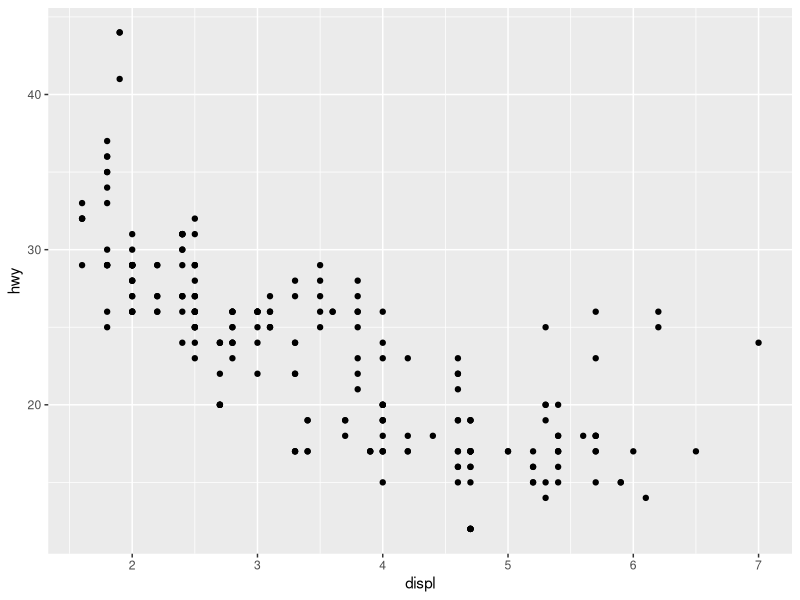
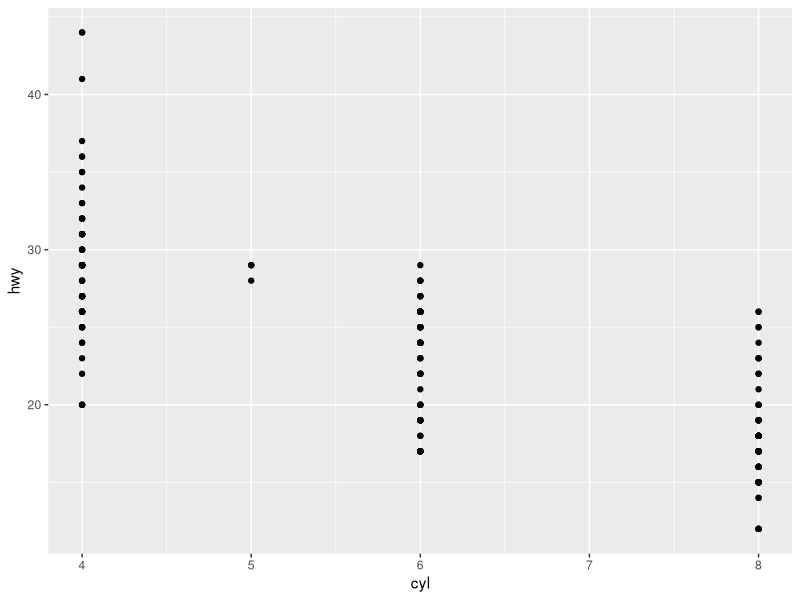
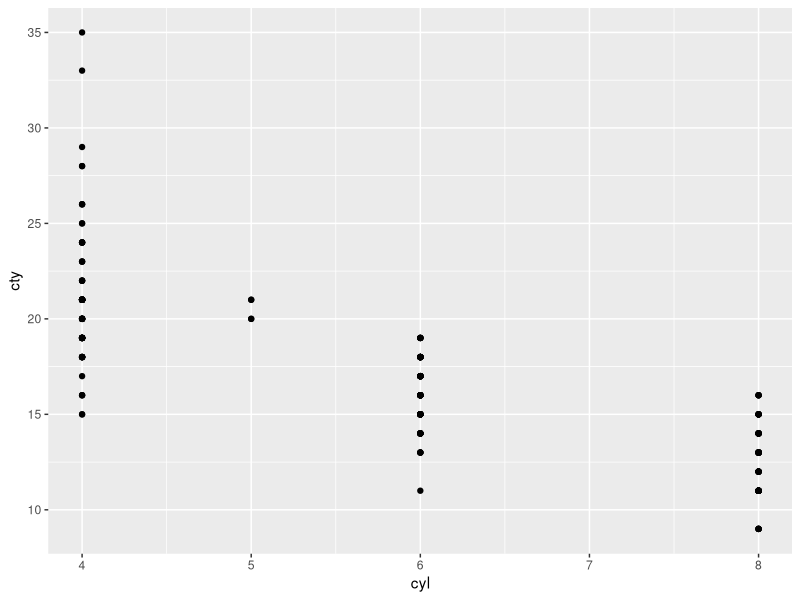
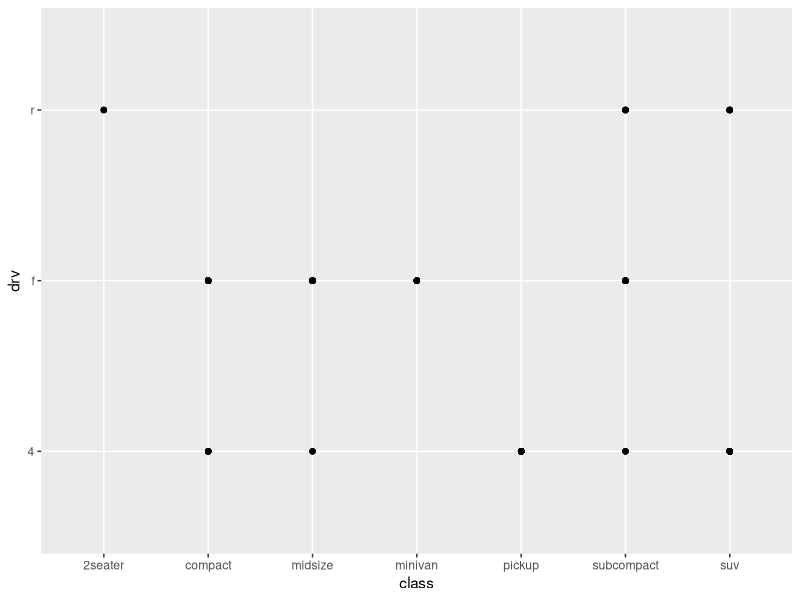
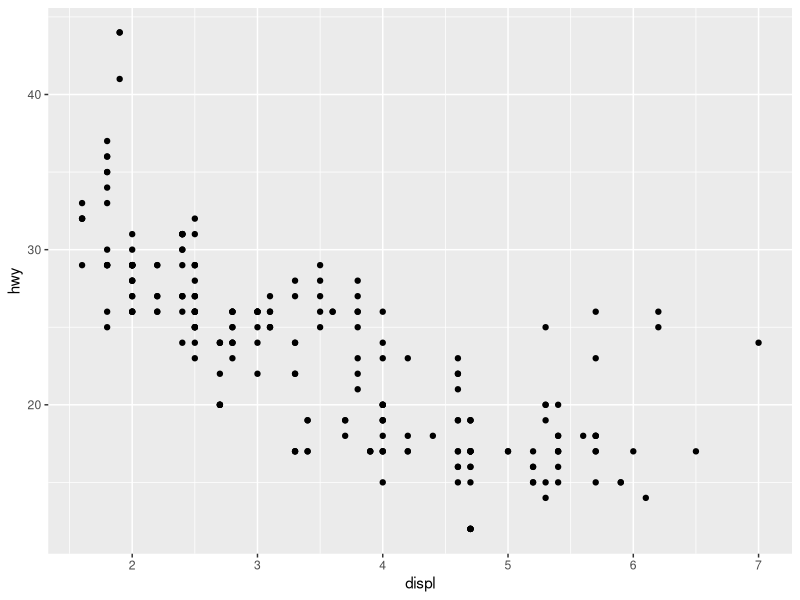
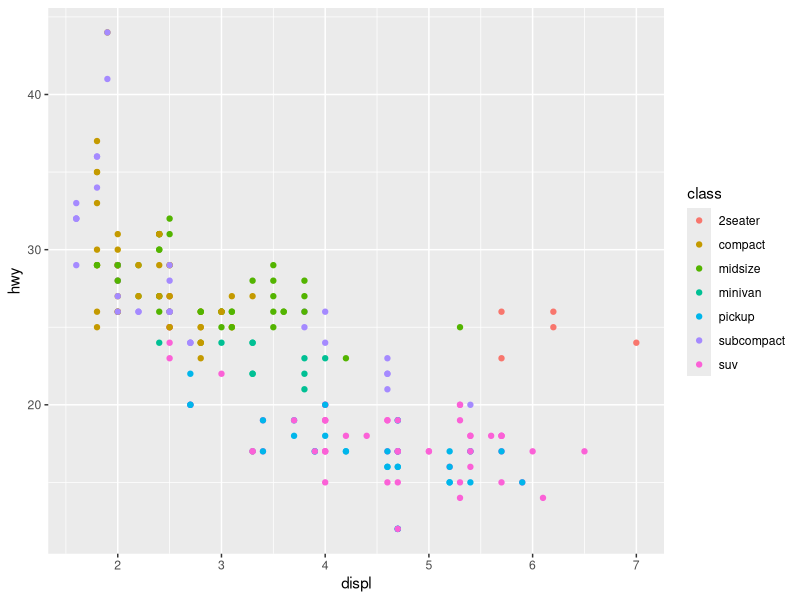
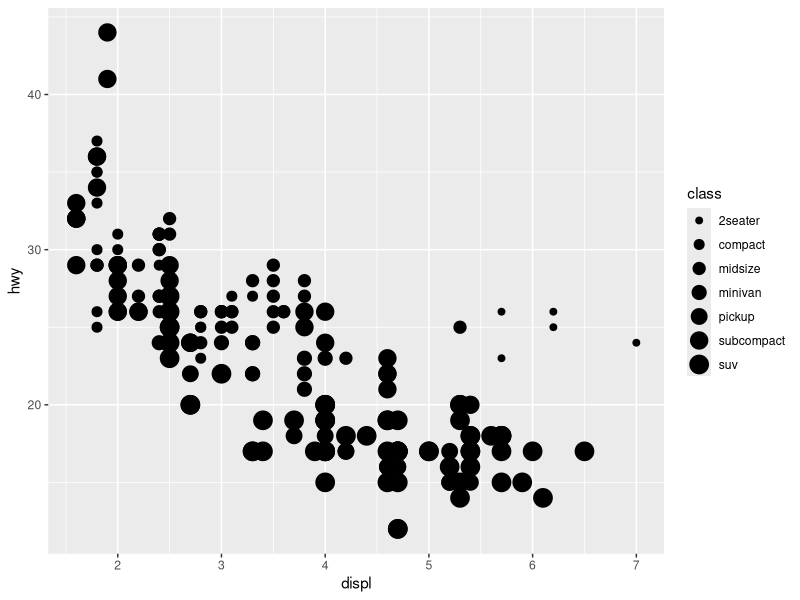
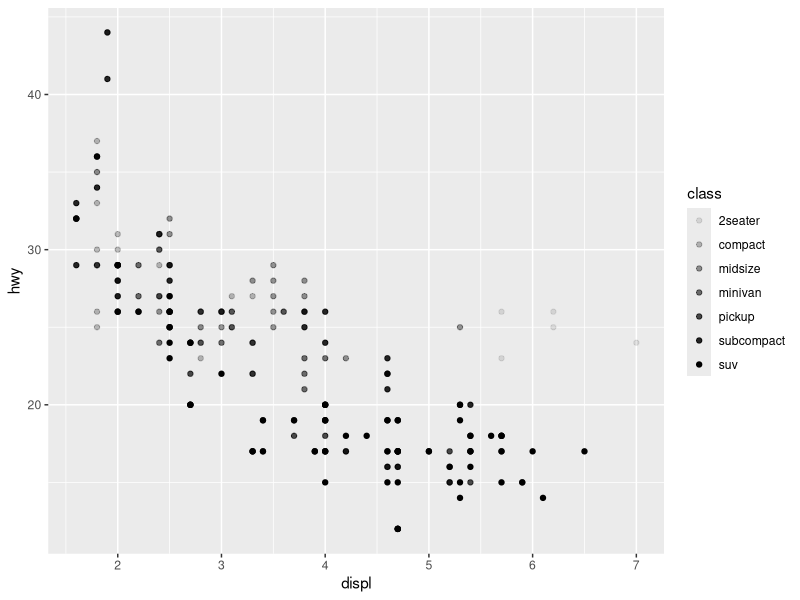

The R source for these figures, in order: (Note: this script raises an error after producing the figures.)
## ---- chunk 1
knitr::opts_chunk$set(echo = TRUE)
## ---- chunk 2
library(tidyverse)
library(modeldata)
library(ggplot2)

## ---- chunk 3
#levanto data de prueba
data("mpg")
data("diamonds")

ggplot2::mpg #base de datos de coches
view(mpg) #otra forma de verlo completo

#diccionario de datos
help(mpg) #otra forma de verlo completo

#describe la estructura de un dataset
dput(mpg)
## ---- chunk 4
#OTRA FORMA DE DIBUJAR con libreria esquisse
#library(esquisse) #par ejecutar esquisser()

#demo equisser
#esquisser()
## ---- chunk 5
#install.packages("tsviz")

#library(tsviz)

#p <- tsviz::crypto_prices

#tsviz::tsviz()
## ---- chunk 6
#los coches con motor más grande consumen mas combustible
#que los coches con motor más pequeño?
#La relación consumo/tamaño es lineal? Es no lineal?
#Es positiva? Es negativa?


#PLANTILLA PARA HACER UNA REPRESENTACION GRAFICA CON GGPLOT
#ggplot(data=<DATA_FRAME>) +
#  <GEOM_FUNCTION>(mapping= aes(<MAPPINGS>))

#displ: tamaño del motor del coche en litros
#hwy: número de millas de  autopista por galón de combustible (3.78541 litros)

#tamaño del motor "displ" vs número de millas de  autopista por galón de combustible "hwy"
ggplot(data=mpg) +
  geom_point(mapping=aes(x=displ,y=hwy))
## ---- chunk 7
#número de cilindros "cyl" vs número de millas de  autopista por galón de combustible "hwy"
ggplot(data=mpg) +
  geom_point(mapping=aes(x=cyl,y=hwy))
## ---- chunk 8
#número de cilindros "cyl" vs número de millas en ciudad por galón "cty"
ggplot(data=mpg) +
  geom_point(mapping=aes(x=cyl,y=cty))
## ---- chunk 9
#tipo de coche "class" vs tipo de tren de manejo "drv"
ggplot(data=mpg) +
  geom_point(mapping=aes(x=class,y=drv))
## ---- chunk 10
#tamaño del motor "displ" vs número de millas de  autopista por galón de combustible "hwy"
ggplot(data=mpg) +
  geom_point(mapping=aes(x=displ,y=hwy))
## ---- chunk 11
#representando 3 variables:

#haciendo un grafico , representando una tercera variable tipo clase por color en el scater plot:
ggplot(data=mpg)+
  geom_point(mapping=aes(x=displ,y=hwy, color=class))
## ---- chunk 12
#haciendo un grafico , representando una tercera variable tipo clase por tamaño en el scater plot:
ggplot(data=mpg)+
  geom_point(mapping=aes(x=displ,y=hwy, size=class))
## ---- chunk 13
#haciendo un grafico , representando una tercera variable tipo clase por transparencia en el scater plot:
ggplot(data=mpg)+
  geom_point(mapping=aes(x=displ,y=hwy, alpha=class))
## ---- chunk 14
#haciendo un grafico , representando una tercera variable tipo clase por la forma en el scater plot:
ggplot(data=mpg)+
  geom_point(mapping=aes(x=displ,y=hwy, shape=class))
## ---- chunk 15
#eleccion manual de esteticas, va por separado luego de una coma
ggplot(data=mpg) +
  geom_point(mapping=aes(x=displ,y=hwy), color="red")
## ---- chunk 16
#pintar todo de verde
ggplot(data = mpg) +
  geom_point(mapping = aes(x = displ, y = hwy), color = "green")
## ---- chunk 17
#plantilla de formas:
d=data.frame(p=c(0:25))
ggplot() +
  scale_y_continuous(name="") +
  scale_x_continuous(name="") +
  scale_shape_identity() +
  geom_point(data=d, mapping=aes(x=p%%16, y=p%/%16, shape=p), size=5, fill="yellow") +
  geom_text(data=d, mapping=aes(x=p%%16, y=p%/%16+0.25, label=p), size=3)
## ---- chunk 18
#eleccion manual de esteticas, va por separado luego de una coma mas detallada
ggplot(data=mpg) +
  geom_point(mapping=aes(x=displ,y=hwy), shape=23,size=10,color="red",fill="yellow")
## ---- chunk 19
#para graficar separando por colores los que cumplen un requisito
ggplot(data = mpg) +
  geom_point(mapping = aes(x = displ, y = hwy, color=displ <4))
## ---- chunk 20
##FACETS
# facet_wrap(~<FORMULA_VARIABLE>): la variable debe ser discreta
ggplot(data=mpg)+
  geom_point(mapping=aes(x=displ,y=hwy))+
  facet_wrap(~class,nrow=3)
## ---- chunk 21
# facet_grid(<FORMULA_VARIABLE1>~<FORMULA_VARIABLE2>)
ggplot(data=mpg)+
  geom_point(mapping=aes(x=displ,y=hwy))+
  facet_grid(drv~cyl)
## ---- chunk 22
#este metodo seria equivalente al facet_wrap, reemplazando una variable por "."
ggplot(data=mpg)+
  geom_point(mapping=aes(x=displ,y=hwy))+
  facet_grid(.~cyl)
## ---- chunk 23
#dibujando una linea suavizada para ver correlacion
ggplot(data=mpg)+
  geom_smooth(mapping = aes(x=displ,y=hwy))
## ---- chunk 24
#se agrega tipo de linea en una tercera variable
ggplot(data=mpg)+
  geom_smooth(mapping=aes(x=displ,y=hwy,linetype=drv))
## ---- chunk 25
#se agrega tipo de linea en una tercera variable
ggplot(data=mpg)+
  geom_smooth(mapping=aes(x=displ,y=hwy,linetype=drv,color=drv))
## ---- chunk 26
#combinando dos graficos
ggplot(data=mpg)+
  geom_point(mapping = aes(x=displ,y=hwy,linetype=drv,color=drv))+
  geom_smooth(mapping=aes(x=displ,y=hwy,linetype=drv,color=drv))
## ---- chunk 27
#probando con group
ggplot(data=mpg)+
  geom_smooth(mapping = aes(x=displ,y=hwy,group=drv,color=drv),
              show.legend = T)
## ---- chunk 28
#en vez de escribir graficos combinados asi:
ggplot(data=mpg)+
  geom_point(mapping=aes(x=displ,y=hwy))+
  geom_smooth(mapping = aes(x=displ,y=hwy))
## ---- chunk 29
#tambien se pueden hacer asi:
ggplot(data=mpg,mapping=aes(x=displ,y=hwy))+
  geom_point()+
  geom_smooth()

## ---- chunk 30
#otro ejemplo
ggplot(data=mpg,mapping=aes(x=displ,y=hwy))+
  geom_point(mapping=aes(shape=class))+
  geom_smooth(mapping = aes(color=drv))
## ---- chunk 31
#otro ejemplo, mostrando curva solo para un tipo de coche, 
#ademas eliminando el intervalo de confianza de la curva
ggplot(data=mpg,mapping=aes(x=displ,y=hwy))+
  geom_point(mapping=aes(color=class))+
  geom_smooth(data=filter(mpg,class=="suv"),se=F)
## ---- chunk 32
#otro ejemplo
ggplot(data = mpg, mapping = aes(x=displ, y = hwy,color = drv)) + 
  geom_point() + 
  geom_smooth( se = F)
## ---- chunk 33
#tarea1
ggplot(data = mpg, mapping = aes(x=displ, y = hwy)) + 
  geom_point() + 
  geom_smooth( se = F)
## ---- chunk 34
#tarea2
ggplot(data = mpg, mapping = aes(x=displ, y = hwy, group=drv)) + 
  geom_point() + 
  geom_smooth( se = F)
## ---- chunk 35
#tarea3
ggplot(data = mpg, mapping = aes(x=displ, y = hwy, color=drv)) + 
  geom_point() + 
  geom_smooth( se = F)
## ---- chunk 36
#tarea4
ggplot(data = mpg, mapping = aes(x=displ, y = hwy)) + 
  geom_point(aes(color=drv)) + 
  geom_smooth( se = F)
## ---- chunk 37
#tarea5
ggplot(data = mpg, mapping = aes(x=displ, y = hwy) ) + 
  geom_point(mapping = aes(col=drv, shape = drv)) + 
  geom_smooth(mapping = aes(linetype = drv), se=F)
## ---- chunk 38
#tarea6
ggplot(data = mpg, mapping = aes(x=displ, y = hwy) ) + 
  geom_point(mapping = aes(fill = drv), size = 4, 
             shape = 23, col = "white", stroke = 2) 
## ---- chunk 39
#DATA SET DIAMONDS
data(diamonds)
## ---- chunk 40
#DIAGRAMA DE BARRAS a partir de datos transaccionales
ggplot(data=diamonds)+
  geom_bar(mapping = aes(x=cut))
## ---- chunk 41
#se obtiene el mismo diagrama de barras con este otro metodo
ggplot(data=diamonds)+
  stat_count(mapping = aes(x=cut))
## ---- chunk 42
#generando barras a partir de datos transaccionales pero en porcentajes
ggplot(data=diamonds)+
  geom_bar(mapping=aes(x=cut,y=..prop..,group=1))

## ---- chunk 43

#basae con ponderaciones
demo_diamonds<-tribble(
  ~cut, ~freqs,
  "Fair", 1610,
  "Good", 4906,
  "Very Good", 12082,
  "Premium", 13791,
  "Ideal", 21551
)
## ---- chunk 44
#generando barras a partir de datos ponderados
ggplot(data=demo_diamonds)+
  geom_bar(mapping = aes(x=cut,y=freqs),stat="identity")
  xlab("Time of day") + ylab("Total bill") +
  ggtitle("Average bill for 2 people")
## ---- chunk 45
#sin embargo es mejor usar geom_col cuando ya existe la variable ponderada,...
#...se obtendra el mismo resultado que usando la funcion"identity" en geom_bar

#tarea diferencia entre bar y col
ggplot(data=demo_diamonds)+
  geom_col(mapping=aes(x=cut,y=freqs))
## ---- chunk 46
#para graficar maxims minimos y mediana
ggplot(data = diamonds)+
  stat_summary(
    mapping = aes(x=cut,y=depth),
    fun.ymin = min,
    fun.ymax = max,
    fun.y=median,
  )
## ---- chunk 47
#colores y formas de los graficos

#cambiando de color los bordes
ggplot(data=diamonds) +
  geom_bar(mapping = aes(x=cut,colour=cut))
## ---- chunk 48
#cambiando el color de relleno
ggplot(data=diamonds) +
  geom_bar(mapping = aes(x=cut,fill=cut))
## ---- chunk 49
#aprovechando el fill para visualizar una tercera variable.
ggplot(data = diamonds)+
  geom_bar(mapping = aes(x=cut,fill=clarity))
## ---- chunk 50
#formas de comparar diagramas de barras

##position="identity"
ggplot(data = diamonds, mapping=aes(x=cut,fill=clarity))+
  geom_bar(alpha=0.2,position = "identity")
## ---- chunk 51
ggplot(data = diamonds, mapping=aes(x=cut,color=clarity))+
  geom_bar(fill=NA,position = "identity")
## ---- chunk 52
##position="fill", permite comprar porcentajes
ggplot(data=diamonds,mapping = aes(x=cut,fill=clarity))+
  geom_bar(position="fill")
## ---- chunk 53
##position="dodge"
ggplot(data=diamonds,mapping = aes(x=cut,fill=clarity))+
  geom_bar(position="dodge")
## ---- chunk 54
#volvemos al scatterplot
##positio="jitter" para que los puntos no se superpongan
ggplot(data = mpg, mapping=aes(x=displ,y=hwy))+
  geom_point(position="jitter")
## ---- chunk 55
#?position_stack
##sistemas de coordenadas
ggplot(data=mpg,mapping=aes(x=class,y=hwy))+
  geom_boxplot()
## ---- chunk 56
#para girar se usa coord_flip()
ggplot(data=mpg,mapping=aes(x=class,y=hwy))+
  geom_boxplot()+
  coord_flip()

## ---- chunk 57
#para ver mapas

#cargamos datos de mapas
#coord_quickmap() ->configura el aspect ratio para mapas
#install.packages("maps")
#library(maps)

#usamos la funcion para ver mapas con longitud y latitud
usa<-map_data("usa")
## ---- chunk 58
#sin coordinate
ggplot(usa,aes(long,lat,group=group))+
  geom_polygon(fill="blue",color="white")
## ---- chunk 59
#con coordinate quickmap mejora el aspect ratio
ggplot(usa,aes(long,lat,group=group))+
  geom_polygon(fill="blue",color="white")+
  coord_quickmap()
## ---- chunk 60
italy<-map_data("italy")
ggplot(data=italy,aes(long,lat,group=group))+
  geom_polygon(fill="blue",color="white")+
  coord_quickmap()
## ---- chunk 61
#coord_polar
ggplot(data=diamonds)+
  geom_bar(
    mapping=aes(x=cut,fill=cut),
    show.legend = F,
    width = 1
  )+
  theme(aspect.ratio=1)+ #hace que el grafico este cuadrado
  labs(x=NULL,y=NULL)+ #quita los nombres de los ejes
  coord_polar() #convierte el grafico en radial
## ---- chunk 62
ggplot(data=diamonds)+
  geom_bar(mapping = aes(x=clarity,y=..prop..,group=1))
## ---- chunk 63
#ejemplo final combinando parametros
ggplot(data=diamonds)+
  geom_bar(mapping = aes(x=clarity,fill=clarity,y=..count..))+
  coord_polar()+
  facet_wrap(~cut)+
  labs(x=NULL,y=NULL,title="Ejemplo final de ggplot con JB",
       caption = "hola",
       subtitle = "probando")
## ---- chunk 64
ggplot(data = mpg, mapping = aes(x = cty, y = hwy )) + 
  geom_point()+
  geom_smooth()+
  geom_jitter()
## ---- chunk 65
ggplot(data = mpg, mapping = aes(x = cty, y = hwy )) + 
  geom_point()+
  geom_smooth()+
  geom_count()

## ---- chunk 66
#este grafico
ggplot(data=mpg,mapping=aes(x=class,y=hwy))+
  geom_boxplot(position="dodge")+
  coord_flip()
## ---- chunk 67
#da el mismo resultdo que este
ggplot(data=mpg,mapping=aes(x=class,y=hwy))+
  geom_boxplot()+
  coord_flip()
## ---- chunk 68
#diagrama de barras apilado en polar

##position="identity"
ggplot(data = diamonds, mapping=aes(x=cut,fill=clarity))+
  geom_bar(alpha=0.2,position = "identity")+
  coord_polar()
## ---- chunk 69
ggplot(data = mpg, mapping = aes(x = cty, y = hwy )) + 
  geom_point() + 
  geom_abline() + 
  coord_fixed()
